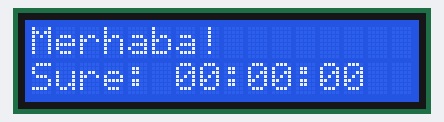
Recording of a sketch running on a simulated Arduino Uno, built with avr-gcc and run on an emulated ATmega328P. On the bench: 16×2 character LCD. What the sketch prints to the serial monitor is not drawn.

Above: at 0.1 s.
At 4.1 s:
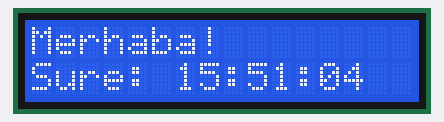
At 9.1 s:
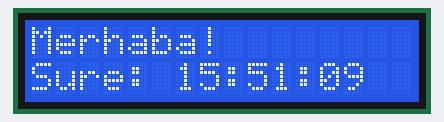
At 19.1 s:
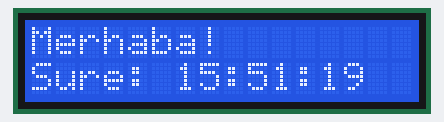
At 29.1 s:
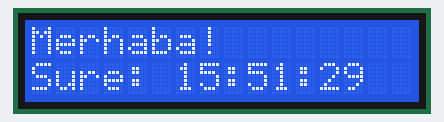
At 39.1 s:
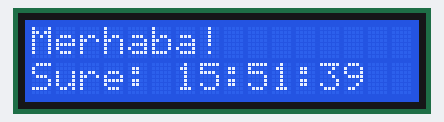

The sketch:

LiquidCrystal_I2C04.ino
```cpp
#include <Wire.h>
#include <LiquidCrystal_I2C.h>

// Scanner sonucunda buldugun adresi buraya yaz (en yaygin: 0x27 veya 0x3F)
LiquidCrystal_I2C lcd(0x27, 16, 2);

void setup() {
  Wire.begin();

  lcd.init();          // LCD baslat
  lcd.backlight();     // Arka isik ac

  lcd.setCursor(0, 0);
  lcd.print("Merhaba!");

  lcd.setCursor(0, 1);
  lcd.print("Sure: 00:00:00");

  Serial.begin(115200);
  while (!Serial) {}
}

void printTwoDigits(int value) {
  if (value < 10) {
    lcd.print("0");
  }

  lcd.print(value);

}

void loop() {

  static unsigned long last = 0;
  static unsigned long totalSeconds;

  if(millis() - last >= 1000) {
     last = millis();

     totalSeconds++;
     // totalSeconds = totalSeconds + 1;

     unsigned long hours = totalSeconds / 3600 + 15;
     unsigned long minutes = (totalSeconds % 3600) / 60 + 51;
     unsigned long seconds = totalSeconds % 60;

     Serial.println(seconds);

     lcd.setCursor(6,1);
     printTwoDigits(hours);
     lcd.print(":");
     printTwoDigits(minutes);
     lcd.print(":");
     printTwoDigits(seconds);


  }


}
```

Measured:
- what the display in image 1 shows lasts 1.0 s, from 4.0 s to 5.0 s
